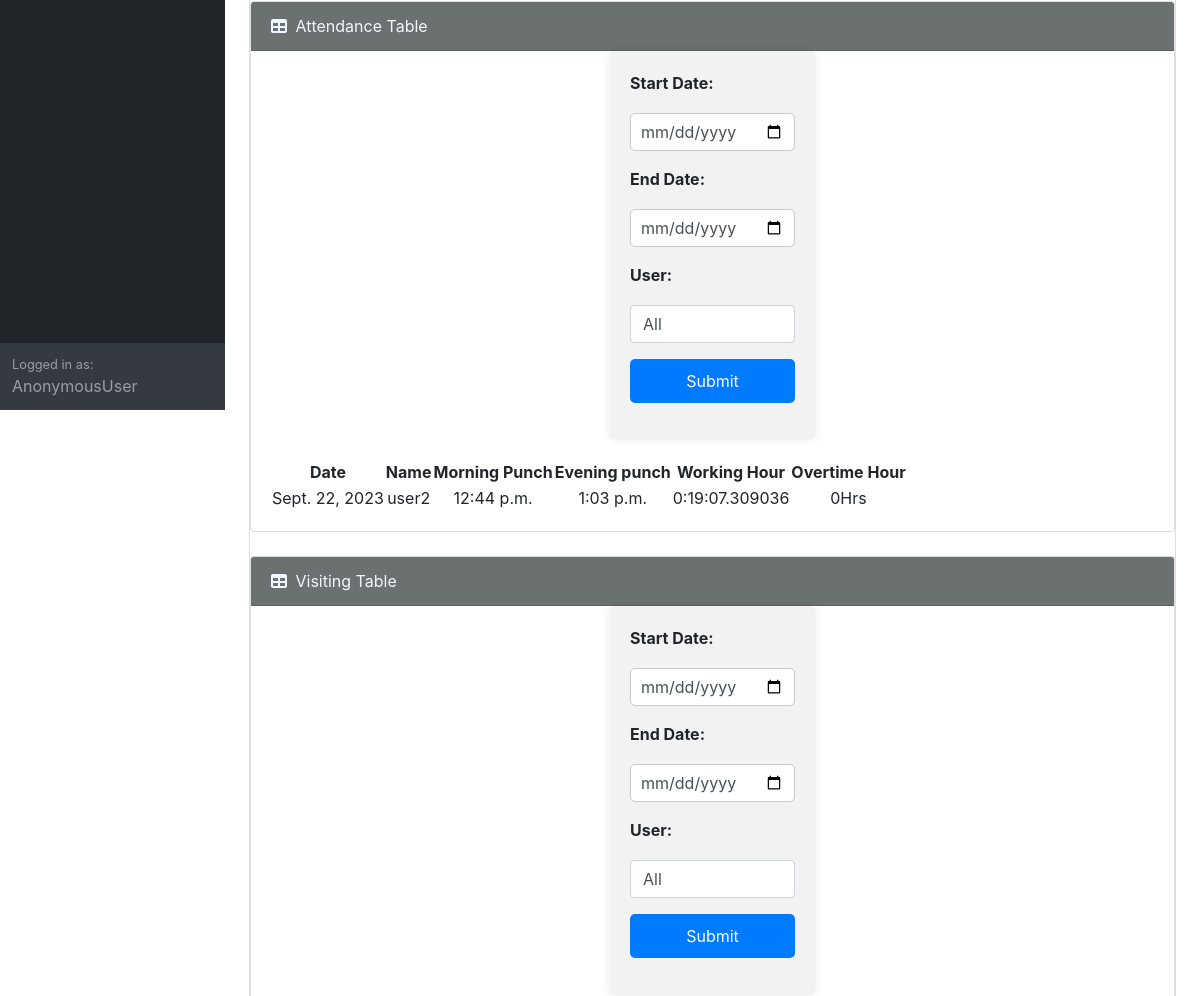
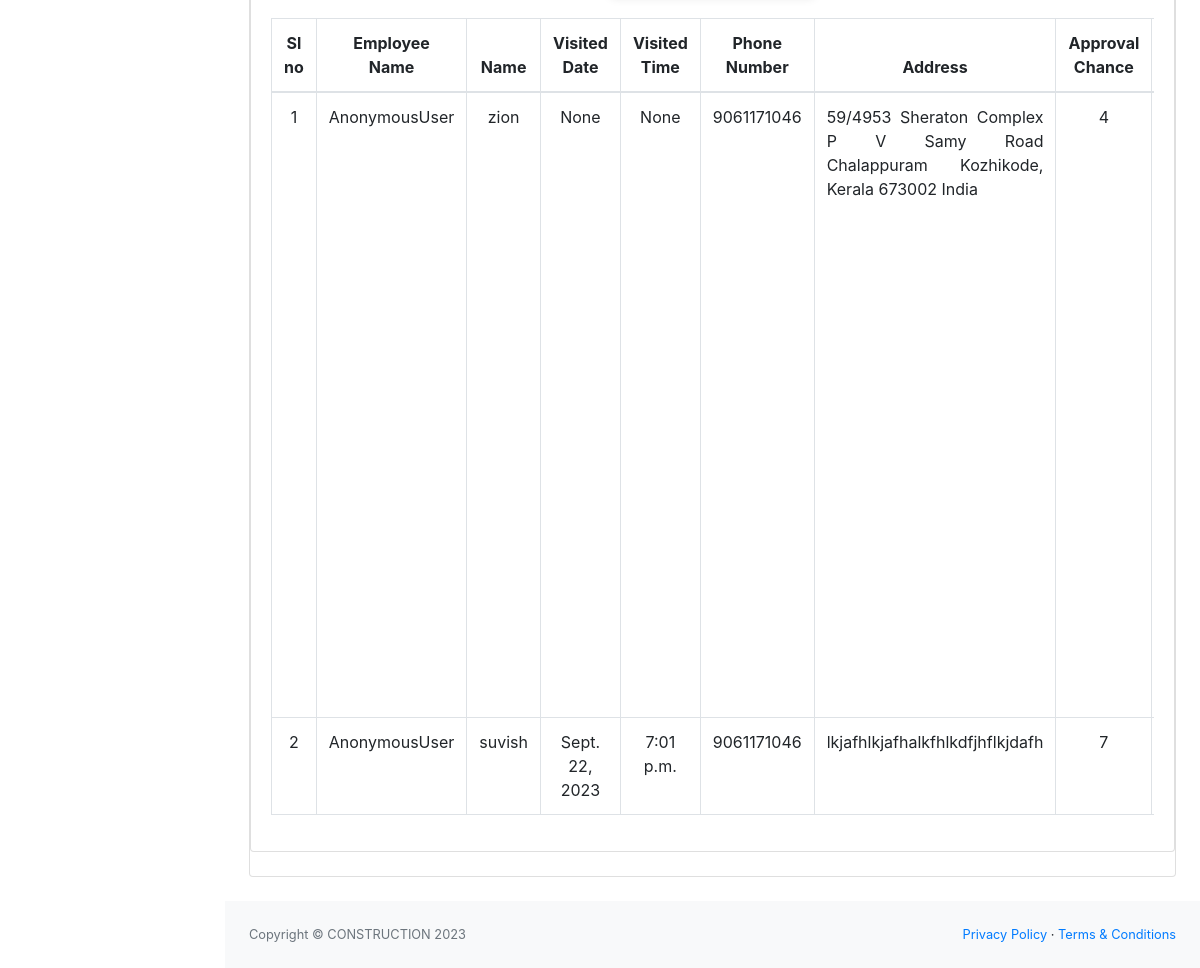
The page /index (lower part) on the database as committed earlier (2 pictures, top to bottom).
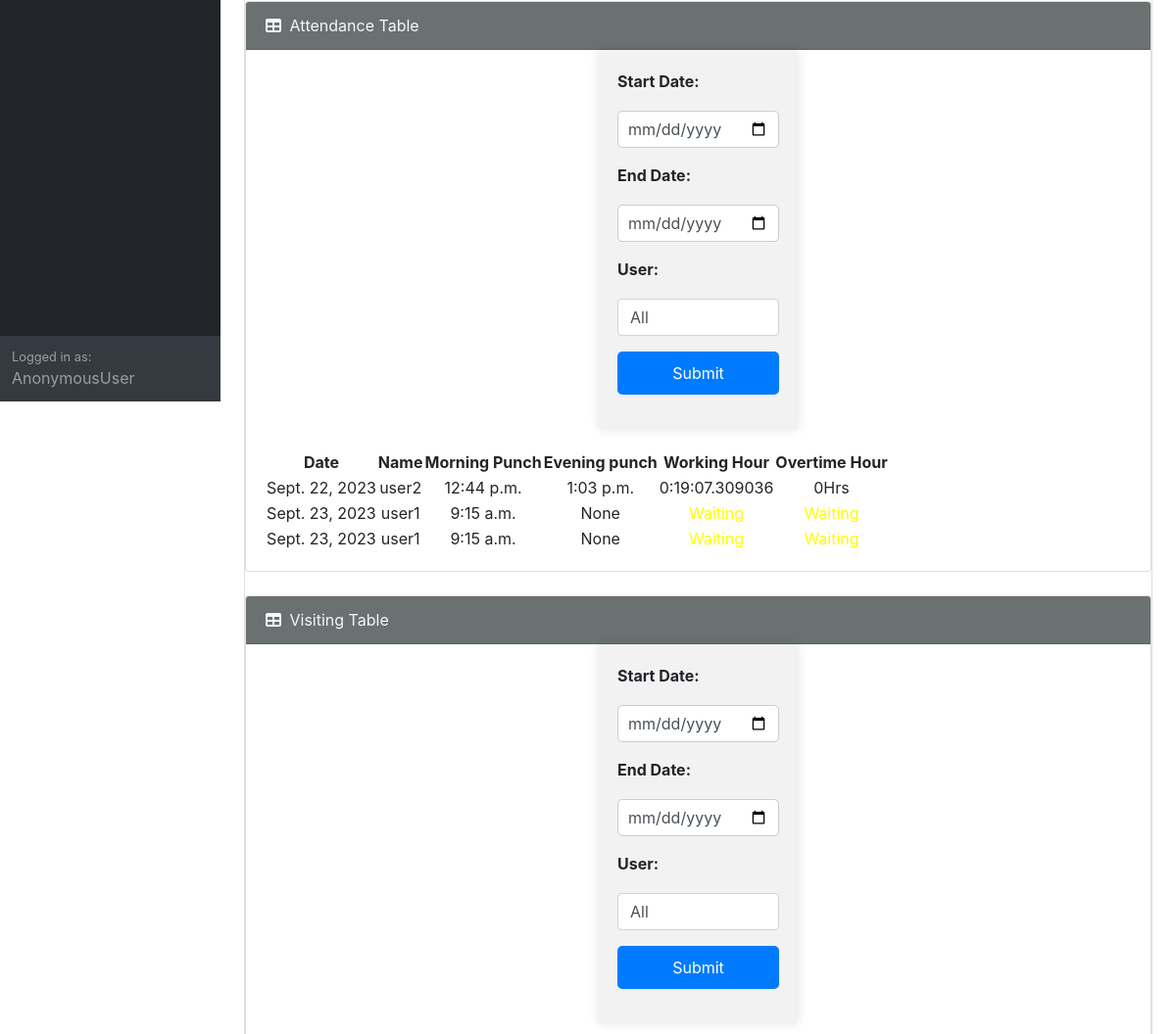
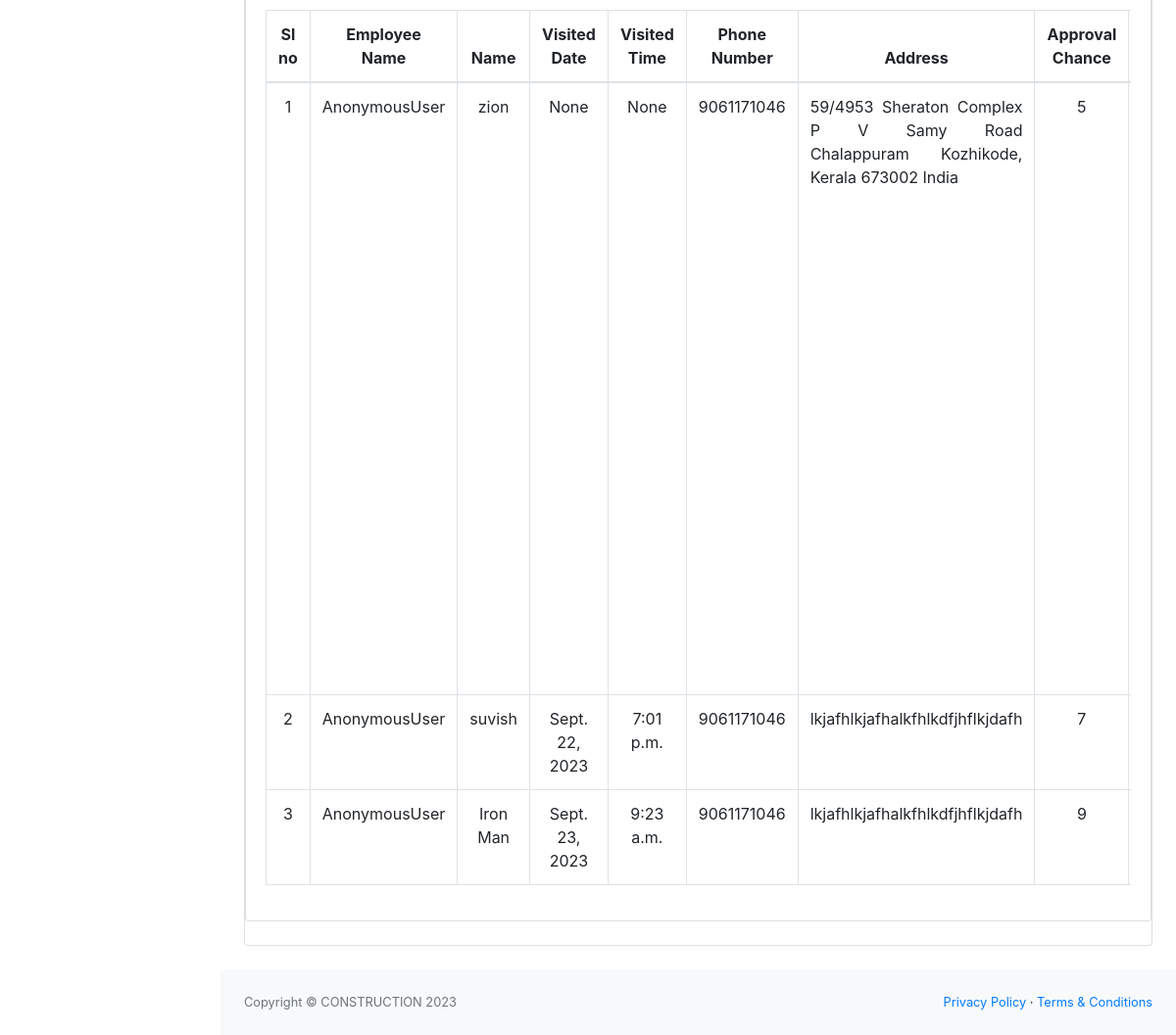
The same page on the database as committed later (2 pictures, top to bottom).
### constructionapp/models.py (models this page shows, shortened)
class Attendance(models.Model):
    usr = models.ForeignKey(User, on_delete=models.CASCADE,null=True,blank=True)
    morning_time = models.TimeField(null=True)
    evening_time = models.TimeField(null=True)
    punch_stat = models.TextField(max_length=50, null=True)
    punch_stat_evening = models.TextField(max_length=50, null=True)
    date = models.DateField(null=True)
    working_hour = models.CharField(max_length=50, null=True)
    difference = models.CharField(max_length=50, null=True)

class VisitingReport(models.Model):
    name = models.CharField(max_length=50)
    address = models.CharField(max_length=250)
    phonenumber = models.CharField(max_length=13)
    summery = models.CharField(max_length=500)
    approval_chance = models.IntegerField()
    visited_date = models.DateField(null=True)
    visited_time = models.TimeField(null=True)
    usr = models.ForeignKey(User, on_delete=models.CASCADE,null=True,blank=True)

### constructionapp/views.py (the view)
# urls.py: path('index',views.index, name="index"),
def index(request):
    name = request.user
    leave = LeaveApplication.objects.all()
    attendance = Attendance.objects.all()
    visiting = VisitingReport.objects.all()
    users = User.objects.all()
    eight_hours = timedelta(hours=8)
    for i in attendance:
        if i.morning_time and i.evening_time:
            morning_datetime = datetime.combine(datetime.today(), i.morning_time)
            evening_datetime = datetime.combine(datetime.today(), i.evening_time)
            working_hour = evening_datetime - morning_datetime
            difference = working_hour - eight_hours
            print()
            i.working_hour = working_hour
            if working_hour <= eight_hours:
                i.difference = "0Hrs"
            else:
                i.difference = difference
            i.save()
    return render(request, "index.html", {"attendance": attendance, "users": users, "visiting":visiting, "name":name, "leave":leave})

### templates/index.html (shortened to what this page needs)
{% load static %}
<!DOCTYPE html>
<html lang="en">
<head>
    <link href="https://cdn.jsdelivr.net/npm/simple-datatables@7.1.2/dist/style.min.css" rel="stylesheet" />
    <link href="{% static 'index/css/styles.css' %}" rel="stylesheet" />
    <link rel="stylesheet" href="https://maxcdn.bootstrapcdn.com/bootstrap/4.5.2/css/bootstrap.min.css">
</head>
<body class="sb-nav-fixed">
    <div id="layoutSidenav">
        <div id="layoutSidenav_nav">
            <nav class="sb-sidenav accordion sb-sidenav-dark" id="sidenavAccordion">
                <div class="sb-sidenav-menu">
                </div>
                <div class="sb-sidenav-footer">
                    <div class="small">Logged in as:</div>
                    {{ name }}
                </div>
            </nav>
        </div>
        <div id="layoutSidenav_content">
            <main>
                <div class="container-fluid px-4">
                    <div class="card mb-4">
                    <br><br>
                    <div class="card mb-4" id="attendance">
                        <div class="card-header">
                            <i class="fas fa-table me-1"></i>
                            Attendance Table
                        </div>
                        <div class="form-container">
                            <form action="sortattandance" method="post">
                                <div class="form-group">
                                    <label for="start_date">Start Date:</label>
                                    <input type="date" class="form-control" id="start_date" name="start_date" required>
                                </div>
                                <div class="form-group">
                                    <label for="end_date">End Date:</label>
                                    <input type="date" class="form-control" id="end_date" name="end_date" required>
                                </div>
                                <div class="form-group">
                                    <label for="by_user">User:</label>
                                    <select class="form-control" id="by_user" name="by_user">
                                        <option value="all">All</option>
                                    </select>
                                </div>
                                <div class="form-group">
                                    <input type="submit" class="btn btn-primary" value="Submit">
                                </div>
                            </form>
                        </div>
                        <div class="card-body">
                            <table id="datatablesSimple">
                                <thead>
                                    <tr>
                                        <th scope="col">Date</th>
                                        <th scope="col">Name</th>
                                        <th scope="col">Morning Punch</th>
                                        <th scope="col">Evening punch</th>
                                        <th scope="col">Working Hour</th>
                                        <th scope="col">Overtime Hour</th>
                                    </tr>
                                </thead>
                                <tbody>
                                    {% for i in attendance %}
                                        <tr>
                                            <td>{{i.date}}</td>
                                            <td>{{i.usr.username}}</td>
                                            <td>{{i.morning_time}}</td>
                                            <td>{{i.evening_time}}</td>
                                            {% if i.working_hour %}
                                            <td>{{i.working_hour}}</td>
                                            {% else %}
                                            <td style="color: yellow;">Waiting</td>
                                            {% endif %}
                                            {% if i.difference %}
                                            <td>{{i.difference}}</td>
                                            {% else %}
                                            <td style="color: yellow;">Waiting</td>
                                            {% endif %}
                                        </tr>
                                    {% endfor %}
                                </tbody>
                            </table>
                        </div>
                    </div>
                    <div class="card mb-4" id="visiting_details">
                        <div class="card-header">
                            <i class="fas fa-table me-1"></i>
                            Visiting Table
                        </div>
                        <div class="form-container">
                            <form action="sortvisiting" method="post">
                                <div class="form-group">
                                    <label for="start_date">Start Date:</label>
                                    <input type="date" class="form-control" id="start_date" name="start_date" required>
                                </div>
                                <div class="form-group">
                                    <label for="end_date">End Date:</label>
                                    <input type="date" class="form-control" id="end_date" name="end_date" required>
                                </div>
                                <div class="form-group">
                                    <label for="by_user">User:</label>
                                    <select class="form-control" id="by_user" name="by_user">
                                        <option value="all">All</option>
                                    </select>
                                </div>
                                <div class="form-group">
                                    <input type="submit" class="btn btn-primary" value="Submit">
                                </div>
                            </form>
                        </div>
                        <div class="card-body">
                            <div class="table-responsive">
                                <table class="table table-bordered">
                                    <thead>
                                        <tr>
                                            <th class="col-1">Sl no</th>
                                            <th>Employee Name</th>
                                            <th class="col-1">Name</th>
                                            <th class="col-1">Visited Date</th>
                                            <th class="col-1">Visited Time</th>
                                            <th class="col-1">Phone Number</th>
                                            <th class="col-1">Address</th>
                                            <th class="col-1">Approval Chance</th>
                                            <th class="col-3 summery">Summary</th>
                                        </tr>
                                    </thead>
                                    <tbody>
                                        {% for i in visiting %}
                                            <tr>
                                                <td scope="col">{{ forloop.counter }}</td>
                                                <td>{{ name }}</td>
                                                <td scope="col">{{ i.name }}</td>
                                                <td scope="col">{{ i.visited_date }}</td>
                                                <td scope="col">{{ i.visited_time }}</td>
                                                <td scope="col">{{ i.phonenumber }}</td>
                                                <td scope="col" style="text-align: justify;">{{ i.address }}</td>
                                                <td scope="col">{{ i.approval_chance }}</td>
                                                <td scope="col" style="text-align: justify;">{{ i.summery }}</td>
                                            </tr>
                                        {% endfor %}
                                    </tbody>
                                </table>
                            </div>
                        </div>
                    </div>
                </div>
            </div>
            </main>
            <footer class="py-4 bg-light mt-auto">
                <div class="container-fluid px-4">
                    <div class="d-flex align-items-center justify-content-between small">
                        <div class="text-muted">Copyright &copy; CONSTRUCTION 2023</div>
                        <div>
                            <a href="#">Privacy Policy</a>
                            &middot;
                            <a href="#">Terms &amp; Conditions</a>
                        </div>
                    </div>
                </div>
            </footer>
        </div>
    </div>
</body>
</html>

### templates/index.html (style rules this page uses)
.card-header { background-color: rgb(107, 112, 112); color: aliceblue; }
th { text-align: center; }
td { text-align: center; }
.form-container { max-width: 400px; margin: 0 auto; padding: 20px; background-color: #f2f2f2; border-radius: 5px; box-shadow: 0px 0px 10px rgba(0, 0, 0, 0.1); }
label { font-weight: bold; }
input[type="date"], select { margin: 10px 0; padding: 10px; border: 1px solid #ccc; border-radius: 5px; width: 100%; font-size: 16px; }
input[type="submit"] { padding: 10px 20px; background-color: #007bff; color: white; border: none; border-radius: 5px; cursor: pointer; font-size: 16px; width: 100%; }
.summery { min-width: 200px; }

Rows that differ between the two databases and show on the page:
added Attendance: date "Sept. 23, 2023", usr.username "user1", morning_time "9:15 a.m.", evening_time "None", shows "Waiting"
added Attendance: date "Sept. 23, 2023", usr.username "user1", morning_time "9:15 a.m.", evening_time "None", shows "Waiting"
changed VisitingReport "zion": approval_chance "4" → "5"
added VisitingReport: name "AnonymousUser", name "Iron Man", visited_date "Sept. 23, 2023", visited_time "9:23 a.m.", phonenumber "9061171046", address "lkjafhlkjafhalkfhlkdfjhflkjdafh", approval_chance "9"
